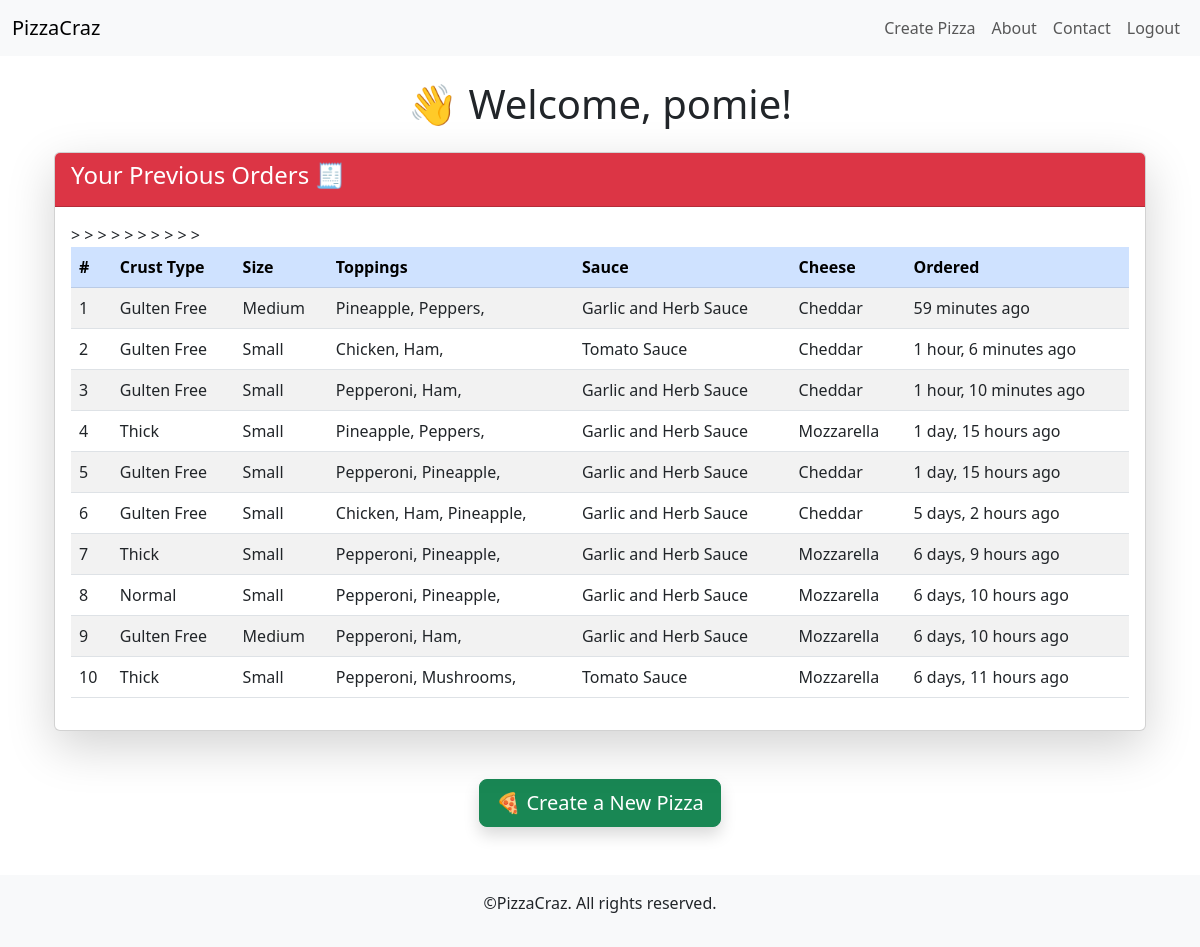
The app's page /home/ (signed in) with its own data.
### Pizz/models.py (models this page shows, shortened)
class Order(models.Model):
    user = models.ForeignKey(User, on_delete=models.CASCADE)
    pizza = models.ForeignKey(Pizza, on_delete=models.CASCADE)
    name = models.CharField(max_length=100)
    address = models.TextField()
    card_number = models.CharField(max_length=16, validators=[MinLengthValidator(16)])
    card_expiry_month = models.CharField(max_length=2, validators=[MinLengthValidator(2)])  # MM format
    card_expiry_year = models.CharField(max_length=4, validators=[MinLengthValidator(4)])  # YYYY format
    card_cvv = models.CharField(max_length=3, validators=[MinLengthValidator(3)])
    order_date = models.DateTimeField(auto_now_add=True)

class Pizza(models.Model):
    user = models.ForeignKey(User, on_delete=models.CASCADE)
    size = models.ForeignKey("PizzaSize", on_delete=models.PROTECT)
    crust = models.ForeignKey("PizzaCrust", on_delete=models.PROTECT)
    sauce = models.ForeignKey("PizzaSauce", on_delete=models.PROTECT)
    cheese = models.ForeignKey("PizzaCheese", on_delete=models.PROTECT)
    pepperoni = models.BooleanField(default=False)
    chicken = models.BooleanField(default=False)
    ham = models.BooleanField(default=False)
    pineapple = models.BooleanField(default=False)
    peppers = models.BooleanField(default=False)
    mushrooms = models.BooleanField(default=False)
    onions = models.BooleanField(default=False)
    created_at = models.DateTimeField(auto_now_add=True)

class PizzaCrust(models.Model):
    name = models.CharField(max_length=50, unique=True)
    def __str__(self):
        return self.name

class PizzaSize(models.Model):
    name = models.CharField(max_length=50, unique=True)
    def __str__(self):
        return self.name

class PizzaSauce(models.Model):
    name = models.CharField(max_length=50, unique=True)
    def __str__(self):
        return self.name

class PizzaCheese(models.Model):
    name = models.CharField(max_length=50, unique=True)
    def __str__(self):
        return self.name

### Pizz/views.py (the view)
# urls.py: path("home/", views.home, name="home"),
@login_required
def home(request):
    orders = Order.objects.filter(user=request.user).order_by("-order_date")#filters out the user's order and sort by most recent
    return render(request, "home.html", {"orders": orders})

### Pizz/templates/home.html (shortened to what this page needs)
{% extends 'base.html' %}
{% load static %}
{% block content %}
<div class="container">
    <h1 class="text-center mt-4">👋 Welcome, {{ user.username }}!</h1>
    <div class="card shadow-lg mt-4">
        <div class="card-header bg-danger text-white">
            <h4>Your Previous Orders 🧾</h4>
        </div>
        <div class="card-body">
            <table class="table table-striped table-hover">
                <thead class="table-primary">
                    <tr>
                        <th>#</th>
                        <th>Crust Type</th>
                        <th>Size</th>
                        <th>Toppings</th>
                        <th>Sauce</th>
                        <th>Cheese</th>
                        <th>Ordered</th>
                    </tr>
                </thead>
                <tbody>
                    {% for order in orders %}>
                    <tr>
                        <td>{{ forloop.counter }}</td>
                        <td>{{ order.pizza.crust }}</td>
                        <td>{{ order.pizza.size }}</td>
                        <td>
                            {% with toppings=order.pizza %}
                                {% if toppings.pepperoni %}Pepperoni, {% endif %}
                                {% if toppings.chicken %}Chicken, {% endif %}
                                {% if toppings.ham %}Ham, {% endif %}
                                {% if toppings.pineapple %}Pineapple, {% endif %}
                                {% if toppings.peppers %}Peppers, {% endif %}
                                {% if toppings.mushrooms %}Mushrooms, {% endif %}
                            {% endwith %}
                        </td>
                        <td>{{ order.pizza.sauce }}</td>
                        <td>{{ order.pizza.cheese }}</td>
                        <td>{{ order.order_date|timesince }} ago</td>
                    </tr>
                    {% empty %}
                    <tr>
                        <td colspan="7" class="text-center text-muted">No previous orders found.</td>
                    </tr>
                    {% endfor %}
                </tbody>
            </table>
        </div>
    </div>
    <div class="text-center my-4">
        <a href="{% url 'create_pizza' %}" class="btn btn-success btn-lg mt-4 shadow">
            🍕 Create a New Pizza
        </a>
    </div>
</div>
{% endblock %}

### Pizz/templates/base.html (shortened to what this page needs)
{% load static %}
<!DOCTYPE html>
<html lang="en">
<head>
    <link rel="stylesheet" href="https://cdn.jsdelivr.net/npm/bootstrap@5.3.0/dist/css/bootstrap.min.css">
    <link rel="stylesheet" href="{% static 'css/base.css'%}">
</head>
<body>
    <nav class="navbar navbar-expand-lg navbar-light bg-light">
        <div class="container-fluid">
            <a class="navbar-brand" href="{% url 'home' %}">PizzaCraz</a>
            <div class="collapse navbar-collapse" id="navbarNav">
                <ul class="navbar-nav ms-auto">
                    {% if user.is_authenticated %}
                        <li class="nav-item">
                            <a class="nav-link" href="{% url 'create_pizza' %}">Create Pizza</a>
                        </li>
                        <li class="nav-item">
                            <a class="nav-link" href="{% url 'about' %}">About</a>
                        </li>
                        <li class="nav-item">
                            <a class="nav-link" href="{% url 'contact' %}">Contact</a>
                        </li>
                        <li class="nav-item">
                            <form method="POST" action="{% url 'logout' %}" style="display: inline;">
                                <button type="submit" class="btn btn-link nav-link">Logout</button>
                            </form>
                        </li>
                    {% endif %}
                </ul>
            </div>
        </div>
    </nav>
    <div class="container mt-4">
        {% block content %}
        {% endblock %}
    </div>
    <footer class="bg-light text-center py-3 mt-5">
        <p>&copy;PizzaCraz. All rights reserved.</p>
    </footer>
</body>
</html>

### Pizz/static/css/base.css (style rules this page uses)
.nav-link { transition: color 0.3s; }

### records on screen
Order: pizza.crust "Gulten Free", pizza.size "Medium", shows "Pineapple,", shows "Peppers,", pizza.sauce "Garlic and Herb Sauce", pizza.cheese "Cheddar", order_date "59 minutes"
Order: pizza.crust "Gulten Free", pizza.size "Small", shows "Chicken,", shows "Ham,", pizza.sauce "Tomato Sauce", pizza.cheese "Cheddar", order_date "1 hour, 6 minutes"
Order: pizza.crust "Gulten Free", pizza.size "Small", shows "Pepperoni,", shows "Ham,", pizza.sauce "Garlic and Herb Sauce", pizza.cheese "Cheddar", order_date "1 hour, 10 minutes"
Order: pizza.crust "Thick", pizza.size "Small", shows "Pineapple,", shows "Peppers,", pizza.sauce "Garlic and Herb Sauce", pizza.cheese "Mozzarella", order_date "1 day, 15 hours"
Order: pizza.crust "Gulten Free", pizza.size "Small", shows "Pepperoni,", shows "Pineapple,", pizza.sauce "Garlic and Herb Sauce", pizza.cheese "Cheddar", order_date "1 day, 15 hours"
Order: pizza.crust "Gulten Free", pizza.size "Small", shows "Chicken,", shows "Ham,", shows "Pineapple,", pizza.sauce "Garlic and Herb Sauce", pizza.cheese "Cheddar", order_date "5 days, 2 hours"
Order: pizza.crust "Thick", pizza.size "Small", shows "Pepperoni,", shows "Pineapple,", pizza.sauce "Garlic and Herb Sauce", pizza.cheese "Mozzarella", order_date "6 days, 9 hours"
Order: pizza.crust "Normal", pizza.size "Small", shows "Pepperoni,", shows "Pineapple,", pizza.sauce "Garlic and Herb Sauce", pizza.cheese "Mozzarella", order_date "6 days, 10 hours"
Order: pizza.crust "Gulten Free", pizza.size "Medium", shows "Pepperoni,", shows "Ham,", pizza.sauce "Garlic and Herb Sauce", pizza.cheese "Mozzarella", order_date "6 days, 10 hours"
Order: pizza.crust "Thick", pizza.size "Small", shows "Pepperoni,", shows "Mushrooms,", pizza.sauce "Tomato Sauce", pizza.cheese "Mozzarella", order_date "6 days, 11 hours"

### other values on screen
{{ user.username }} "pomie"
